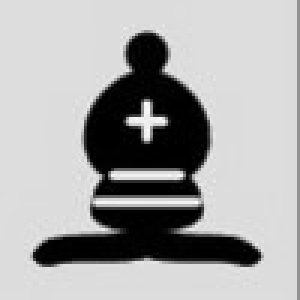
#> input picture dataset/black_bishop.jpg, 100 x 100 px, given in place of dump.jpg, which was not available (shown 3 times larger)
$ jupyter execute --allow-errors BoardAnalyzer.ipynb   (shell and % lines are left out)
#> lines starting #> are read from the running program, lines starting #| are printed output that depends on the picture; pictures that were not available may be replaced by others from this repository, and a replacement may not be noted
[cell 1]
# imports

import cv2
from PIL import Image, ImageOps
import os
from sys import argv
import numpy as np
import chess
import chess.engine
from stockfish import Stockfish
import skimage
from skimage import io
from skimage import color
import pytesseract
from PIL import ImageGrab
import pyautogui
import matplotlib.pyplot as plt
import matplotlib.image as mpimg
from stockfish import StockfishException
import time
#> (the rest of this cell did not finish here and is left out)

[cell 2]
pieces = {
    'black_pawn' : 'p',
    'black_pawn1' : 'p',
    'black_pawn2' : 'p',
    'black_pawn3' : 'p',
    'black_rook' : 'r',
    'black_rook1' : 'r',
    'black_rook2' : 'r',
    'black_rook3' : 'r',
    'black_knight' : 'n',
    'black_knight1' : 'n',
    'black_knight2' : 'n',
    'black_knight3' : 'n',
    'black_bishop' : 'b',
    'black_bishop1' : 'b',
    'black_bishop2' : 'b',
    'black_bishop3' : 'b',
    'black_queen' : 'q',
    'black_queen1' : 'q',
    'black_queen2' : 'q',
    'black_queen3' : 'q',
    'black_king' : 'k',
    'black_king1' : 'k',
    'black_king2' : 'k',
    'black_king3' : 'k',
    'black_box' : '1',
    'black_box1' : '1',

    'white_pawn' : 'P',
    'white_pawn1' : 'P',
    'white_pawn2' : 'P',
    'white_pawn3' : 'P',
    'white_rook' : 'R',
    'white_rook1' : 'R',
    'white_rook2' : 'R',
    'white_rook3' : 'R',
    'white_knight' : 'N',
    'white_knight1' : 'N',
    'white_knight2' : 'N',
    'white_knight3' : 'N',
    'white_bishop' : 'B',
    'white_bishop1' : 'B',
    'white_bishop2' : 'B',
    'white_bishop3' : 'B',
    'white_queen' : 'Q',
    'white_queen1' : 'Q',
    'white_queen2' : 'Q',
    'white_queen3' : 'Q',
    'white_king' : 'K',
    'white_king1' : 'K',
    'white_king2' : 'K',
    'white_king3' : 'K',
    'white_box' : '1',
    'white_box1' : '1'
}
layout = []

[cell 3]
# gray-scale preprocessing

#using cv2
def preprocess(image):
    return cv2.cvtColor(image, cv2.COLOR_BGR2GRAY)

#using Pillow
def preprocess1(image):
    return ImageOps.grayscale(image)

#using scikit
def preprocess2(image):
    return color.rgb2gray(image)

[cell 4]
# root mean square evaluation of two images for comparison

# [5 lines left out: function rmse, not called in this run]

[cell 5]
# closest value approximation

# [13 lines left out: function calc_closest_val, not called in this run]

[cell 6]
# image comparison

# [18 lines left out: function compare, not called in this run]

[cell 7]
# breakig the chess board into 8x8 matrix

def splitter(path, rows, columns):
    img = cv2.imread(path)
    resized = cv2.resize(img, (400,400))
    width, height = resized.shape[1], resized.shape[0]
    stepx = int(width/columns)
    stepy = int(height/rows)
    for r in range(0, width, stepx):
        for c in range(0, height, stepy):
            cv2.imwrite(f"img{r}_{c}.jpg",resized[r:r+stepy, c:c+stepx, :])
            piece = f'img{r}_{c}.jpg'
            compare(piece)
            os.remove(piece)

[cell 8]
# suggest next chess move

# [10 lines left out: function next_move, not called in this run]

[cell 9]
# grab a particular part of screen

# [6 lines left out: function board_grabber, not called in this run]

[cell 10]
# look for board on screen

def get_board():
    screenshot = pyautogui.screenshot()
    screenshot.save('dump.jpg')
    img = cv2.imread('dump.jpg', cv2.IMREAD_GRAYSCALE)
#> img is the input picture: shape (100, 100); min 0, max 254, mean 168
    assert img is not None, "File not found"
    img2 = img.copy()
    template = cv2.imread('board.jpg', cv2.IMREAD_GRAYSCALE)
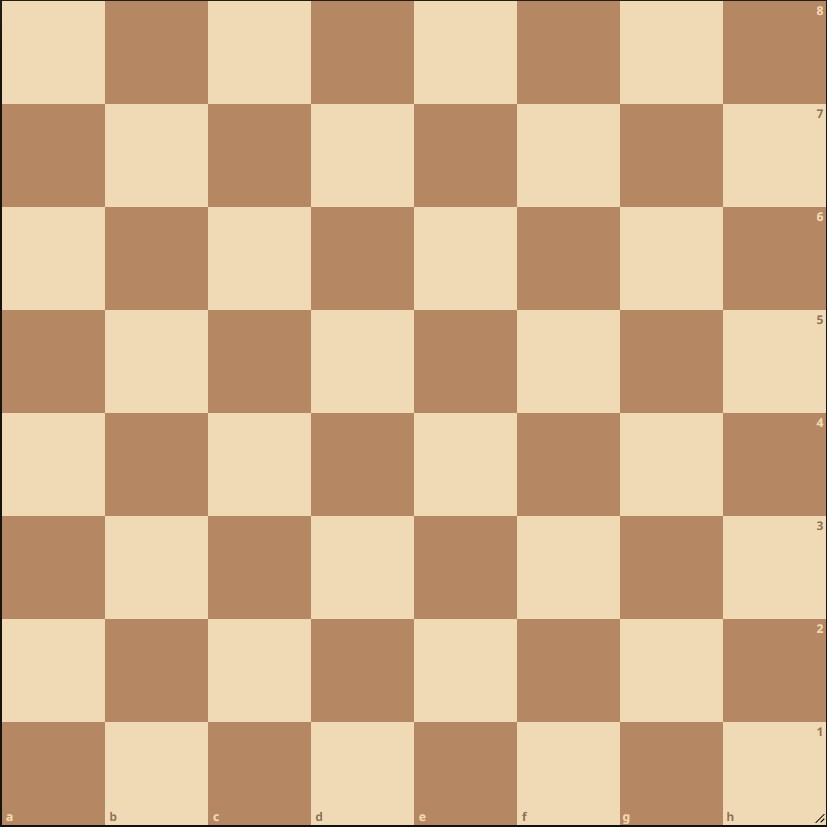
#> input picture board.jpg, 827 x 827 px
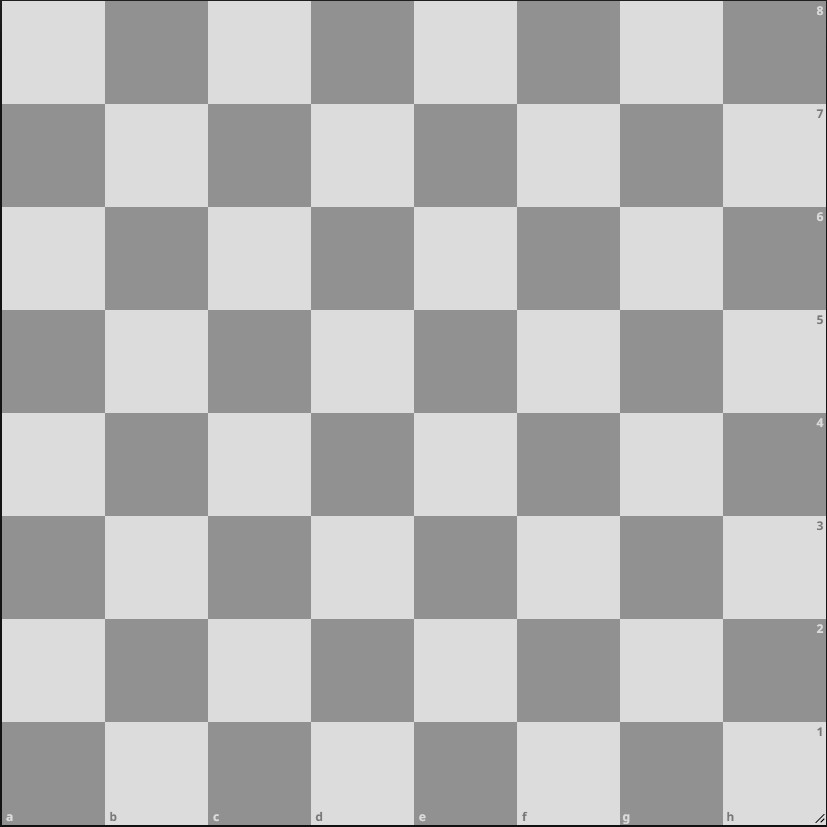
#> template: shape (827, 827); min 0, max 233, mean 181.3
    assert template is not None, "File not found"
    w, h = template.shape[::-1]
#> w = 827; h = 827

    methods = ['cv2.TM_CCOEFF_NORMED']
    for meth in methods:
        img = img2.copy()
        method = eval(meth)
        res = cv2.matchTemplate(img,template,method)
        min_val, max_val, min_loc, max_loc = cv2.minMaxLoc(res)
        if method in [cv2.TM_SQDIFF_NORMED]:
            top_left = min_loc
        else:
            top_left = max_loc
        bottom_right = (top_left[0] + w, top_left[1] + h)
        cv2.rectangle(img,top_left, bottom_right, 255, 2)
        img = img[top_left[1]:bottom_right[1], top_left[0]:bottom_right[0]]
        cv2.imwrite('sample.jpg', img)
#> this loop made 1 pass
#> (min_val, max_val, min_loc, top_left, bottom_right) on pass 1: (-0.342, 0.342, (447, 16), (138, 222), (965, 1049))
#> pass 1, in get_board, `res = cv2.matchTemplate(img,template,method)`:
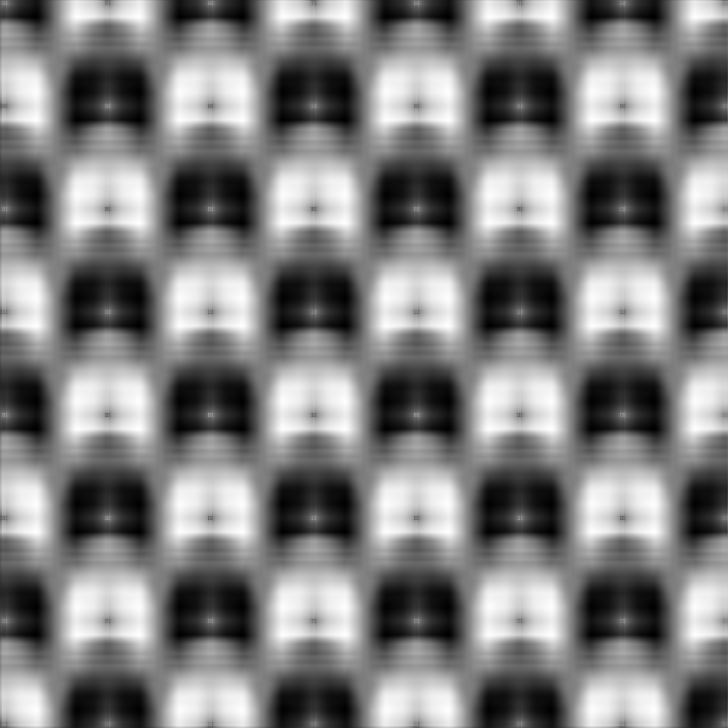
#> res: shape (728, 728) float32; min -0.342, max 0.342, mean -0.000169; drawn with min black and max white

[cell 11]
# calculating fen value of a chess board from given array

def fen_calc():
    get_board()
    splitter('sample.jpg', 8, 8)
